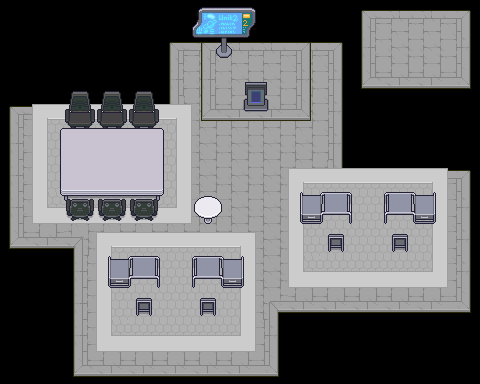

A 2D game scene composited from a Tiled map and its tileset images. What follows is a short description and the map's XML, with every tile layer's data as written:
An orthogonal 15x12 tile map with 32x32 px tiles, 5 tile layers (Tile Layer 1, Tile Layer 2, Tile Layer 3, Tile Layer 4, ...), 4 tilesets.

<map version="1.5" tiledversion="1.7.2" orientation="orthogonal" renderorder="right-down" width="15" height="12" tilewidth="32" tileheight="32" infinite="0" nextlayerid="6" nextobjectid="1">
 <tileset firstgid="1" source="floors.tsx" />
 <tileset firstgid="281" source="gather_plants_outdoor_2.1.tsx" />
 <tileset firstgid="5321" source="../../../templates/UFP Offices/Assets/floor test.tsx" />
 <tileset firstgid="6665" source="../../../templates/UFP Offices/Assets/gather_terrains_3.x.tsx" />
 <layer id="1" name="Tile Layer 1" width="15" height="12">
  <data encoding="csv">
0,0,0,0,0,0,0,0,0,0,0,0,0,0,0,
0,0,0,0,0,5453,5454,5454,5454,5454,5455,0,0,0,0,
0,0,0,0,0,5474,5475,5475,5475,5475,5476,0,0,0,0,
5453,5454,0,0,0,5538,5475,5475,5475,5475,5476,0,0,0,0,
5474,0,0,0,0,0,5475,5475,5475,5475,5476,0,0,0,0,
5474,0,0,0,0,0,5475,5475,5475,5475,5537,5454,5454,5454,5455,
5474,0,0,0,0,0,5475,5475,5475,0,0,0,0,0,5476,
5495,5496,5517,5475,5475,5475,5475,5475,5475,0,0,0,5475,5475,5476,
0,0,5474,0,0,0,0,0,5475,5475,5475,5475,5475,5475,5476,
0,0,5474,0,0,0,0,0,5516,5496,5496,5496,5496,5496,5497,
0,0,5474,0,0,0,0,0,5476,0,0,0,0,0,0,
0,0,5495,5496,5496,5496,5496,5496,5497,0,0,0,0,0,0
</data>
 </layer>
 <layer id="2" name="Tile Layer 2" width="15" height="12">
  <data encoding="csv">
0,0,0,0,0,0,0,0,0,0,0,0,0,0,0,
0,0,0,0,0,0,5453,5454,5454,5455,0,0,0,0,0,
0,0,0,0,0,0,5474,5475,5475,5476,0,0,0,0,0,
0,2071,2072,2072,2072,2073,5495,5496,5496,5497,0,0,0,0,0,
0,2111,2112,2112,2112,2113,0,0,0,0,0,0,0,0,0,
0,2111,2112,2112,2112,2113,0,0,0,2071,2072,2072,2072,2073,0,
0,2151,2152,2152,2152,2153,0,0,0,2111,2112,2112,2112,2113,0,
0,0,0,2071,2072,2072,2072,2073,0,2111,2112,2112,2112,2113,0,
0,0,0,2111,2112,2112,2112,2113,0,2151,2152,2152,2152,2153,0,
0,0,0,2111,2112,2112,2112,2113,0,0,0,0,0,0,0,
0,0,0,2151,2152,2152,2152,2153,0,0,0,0,0,0,0,
0,0,0,0,0,0,0,0,0,0,0,0,0,0,0
</data>
 </layer>
 <layer id="3" name="Tile Layer 3" width="15" height="12">
  <data encoding="csv">
0,0,0,0,0,0,0,0,0,0,0,0,0,0,0,
0,0,0,0,0,0,0,0,0,0,0,0,0,0,0,
0,0,0,0,0,0,0,2187,2188,0,0,0,0,0,0,
0,0,0,0,0,0,0,2227,2228,0,0,0,0,0,0,
0,0,0,0,0,0,0,0,0,0,0,0,0,0,0,
0,0,0,0,0,0,0,0,0,0,0,0,0,0,0,
0,0,0,0,0,0,1836,0,0,0,0,0,0,0,0,
0,0,0,0,0,0,0,0,0,0,0,0,0,0,0,
0,0,0,0,0,0,0,0,0,0,0,0,0,0,0,
0,0,0,0,0,0,0,0,0,0,0,0,0,0,0,
0,0,0,0,0,0,0,0,0,0,0,0,0,0,0,
0,0,0,0,0,0,0,0,0,0,0,0,0,0,0
</data>
 </layer>
 <layer id="4" name="Tile Layer 4" width="15" height="12">
  <data encoding="csv">
0,0,0,0,0,0,2107,2108,0,0,0,5453,5454,5454,5455,
0,0,0,0,0,0,2147,2148,0,0,0,5474,5475,5475,5476,
0,1356,1357,1358,1359,1360,0,0,0,0,0,5495,5496,5496,5497,
0,1396,1397,1398,1399,1400,0,0,0,0,0,0,0,0,0,
0,1436,1437,1438,1439,1440,0,0,0,0,0,0,0,0,0,
0,1476,1477,1478,1479,1480,0,0,0,0,0,0,0,0,0,
0,1516,1517,1518,1519,1520,0,0,0,2147485798,2147485797,0,2149,2150,0,
0,0,0,0,0,0,0,0,0,0,2109,0,2109,0,0,
0,0,0,2147485798,2147485797,0,2149,2150,0,0,0,0,0,0,0,
0,0,0,0,2109,0,2109,0,0,0,0,0,0,0,0,
0,0,0,0,0,0,0,0,0,0,0,0,0,0,0,
0,0,0,0,0,0,0,0,0,0,0,0,0,0,0
</data>
 </layer>
 <layer id="5" name="Tile Layer 5" width="15" height="12">
  <data encoding="csv">
0,0,0,0,0,0,0,0,0,0,0,0,0,0,0,
0,0,0,0,0,0,0,0,0,0,0,0,0,0,0,
0,0,0,0,0,0,0,0,0,0,0,0,0,0,0,
0,0,0,0,0,0,0,0,0,0,0,0,0,0,0,
0,0,0,0,0,0,0,0,0,0,0,0,0,0,0,
0,0,0,0,0,0,0,0,0,0,0,0,0,0,0,
0,0,0,0,0,0,0,0,0,0,0,0,0,0,0,
0,0,0,0,0,0,0,0,0,0,0,0,0,0,0,
0,0,0,0,0,0,0,0,0,0,0,0,0,0,0,
0,0,0,0,0,0,0,0,0,0,0,0,0,0,0,
0,0,0,0,0,0,0,0,0,0,0,0,0,0,0,
0,0,0,0,0,0,0,0,0,0,0,0,0,0,0
</data>
 </layer>
</map>
